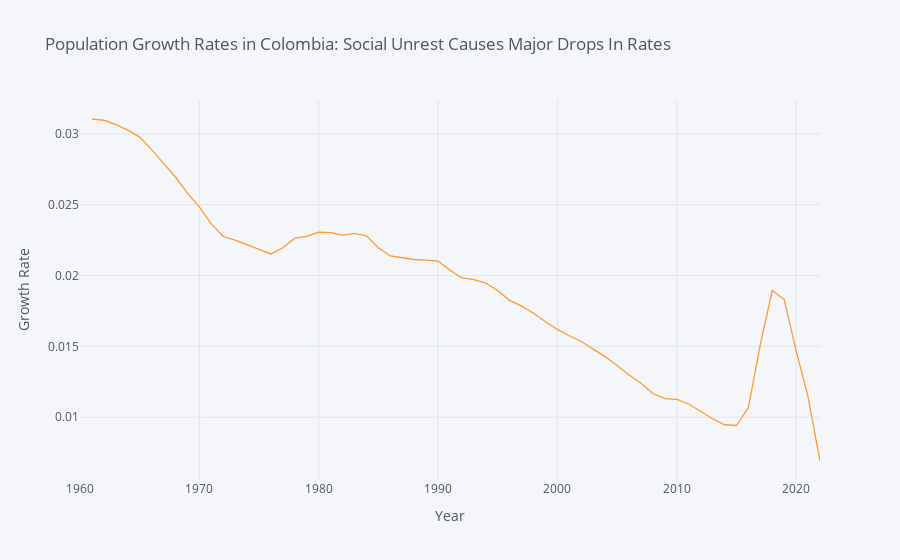

The cell this chart's notebook holds for it:
### Code cell
label = {"SP.POP.TOTL":"World Population"}

plot_df = wbdata.get_dataframe(label, country="COL")

plot_df.index = plot_df.index.astype(int)

plot_df = plot_df.sort_index() ### Need it to be ascending

### To get growth rate: np.log(plot_df).diff()
np.log(plot_df).diff().iplot(title="Population Growth Rates in Colombia: Social Unrest Causes Major Drops In Rates", 
                             xTitle='Year', yTitle='Growth Rate')
### Mid 60s: Conflict with Far-Right Guerillas Break Out
### Late 80s - Early 90s: Pablo Escobar Reign of Terror & Cartel Wars
### 2015 onwards collapse of Venezualan economy (more imigration to countries like Colombia)
### 2020: COVID

### Figure 1 — Plotly figure (JSON) as saved in the notebook; plotly's stock layout.template omitted (floating-point values rounded to 4 significant figures)
{"data": [{"line": {"color": "rgba(255, 153, 51, 1.0)", "dash": "solid", "shape": "linear", "width": 1.3}, "mode": "lines", "name": "World Population", "text": "", "type": "scatter", "x": [1960, 1961, 1962, 1963, 1964, 1965, 1966, 1967, 1968, 1969, 1970, 1971, 1972, 1973, 1974, 1975, 1976, 1977, 1978, 1979, 1980, 1981, 1982, 1983, 1984, 1985, 1986, 1987, 1988, 1989, 1990, 1991, 1992, 1993, 1994, 1995, 1996, 1997, 1998, 1999, 2000, 2001, 2002, 2003, 2004, 2005, 2006, 2007, 2008, 2009, 2010, 2011, 2012, 2013, 2014, 2015, 2016, 2017, 2018, 2019, 2020, 2021, 2022], "y": ["", 0.03105, 0.03096, 0.03066, 0.03026, 0.02977, 0.02888, 0.02792, 0.02696, 0.02582, 0.02484, 0.02364, 0.02275, 0.0225, 0.02215, 0.02185, 0.02153, 0.02196, 0.02264, 0.02276, 0.02307, 0.02303, 0.02285, 0.02298, 0.0228, 0.02197, 0.02138, 0.02123, 0.02114, 0.0211, 0.02102, 0.02038, 0.01983, 0.01971, 0.01947, 0.01893, 0.01825, 0.01784, 0.01734, 0.01674, 0.0162, 0.01576, 0.01535, 0.01481, 0.01428, 0.01366, 0.01299, 0.0124, 0.01168, 0.01132, 0.01127, 0.01094, 0.0104, 0.0099, 0.009471, 0.00942, 0.01069, 0.01512, 0.01896, 0.01831, 0.0147, 0.01144, 0.006915]}], "layout": {"legend": {"bgcolor": "#F5F6F9", "font": {"color": "#4D5663"}}, "paper_bgcolor": "#F5F6F9", "plot_bgcolor": "#F5F6F9", "title": {"font": {"color": "#4D5663"}, "text": "Population Growth Rates in Colombia: Social Unrest Causes Major Drops In Rates"}, "xaxis": {"gridcolor": "#E1E5ED", "showgrid": true, "tickfont": {"color": "#4D5663"}, "title": {"font": {"color": "#4D5663"}, "text": "Year"}, "zerolinecolor": "#E1E5ED"}, "yaxis": {"gridcolor": "#E1E5ED", "showgrid": true, "tickfont": {"color": "#4D5663"}, "title": {"font": {"color": "#4D5663"}, "text": "Growth Rate"}, "zerolinecolor": "#E1E5ED"}}}
